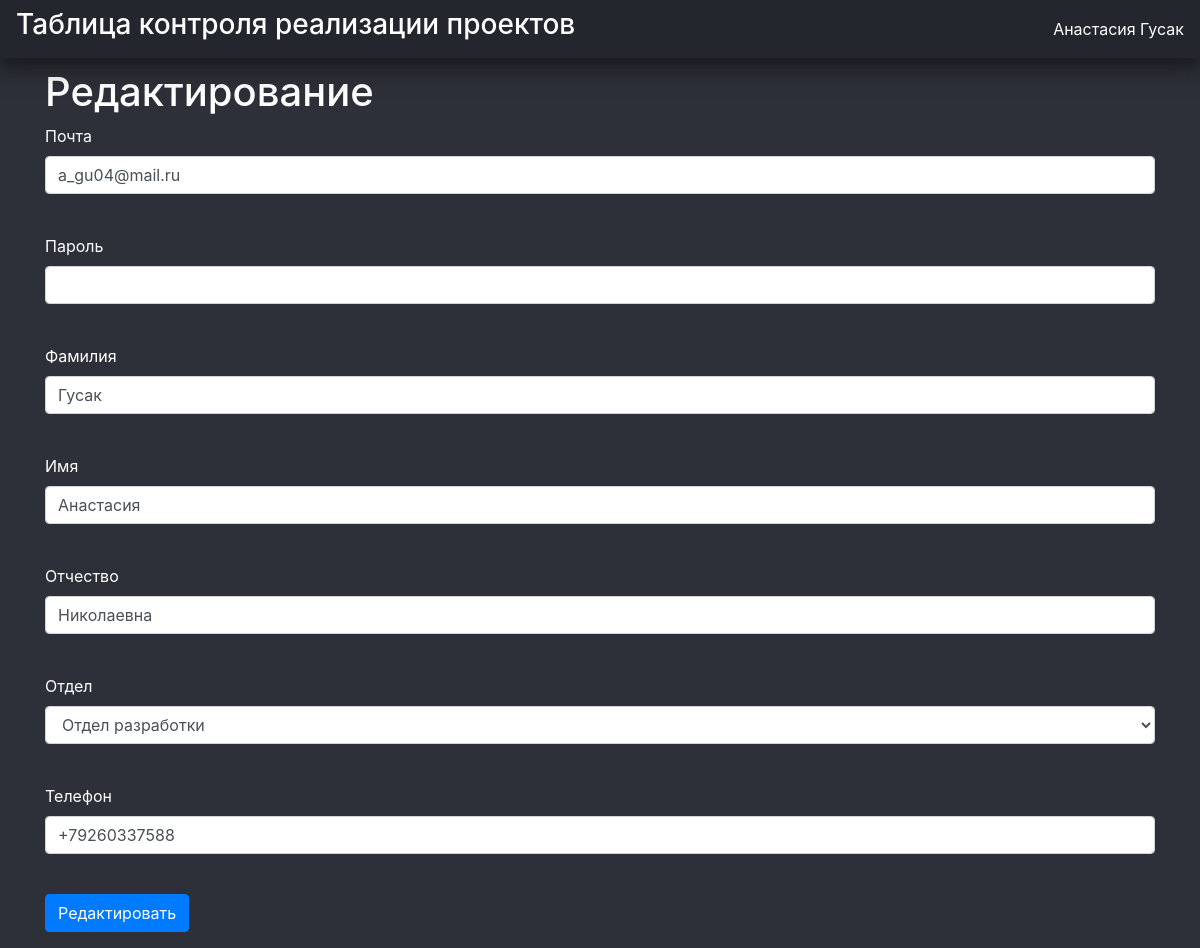
The app's page /edit_profile (signed in) with its own data.
### users.py (models this page shows, shortened)
class User(SqlAlchemyBase, UserMixin):
    __tablename__ = 'users'
    id = sqlalchemy.Column(sqlalchemy.Integer,
                           primary_key=True, autoincrement=True)
    email = sqlalchemy.Column(sqlalchemy.String, unique=True)
    password = sqlalchemy.Column(sqlalchemy.VARCHAR)
    name = sqlalchemy.Column(sqlalchemy.String)
    surname = sqlalchemy.Column(sqlalchemy.String)
    midname = sqlalchemy.Column(sqlalchemy.String)
    name_lower = sqlalchemy.Column(sqlalchemy.String)
    department = sqlalchemy.Column(sqlalchemy.String)
    phone = sqlalchemy.Column(sqlalchemy.String)
    confirmed = sqlalchemy.Column(sqlalchemy.Boolean, default=False)
    admin = sqlalchemy.Column(sqlalchemy.Boolean, default=False)

### main.py (the view, shortened to what this page needs)
@app.route('/edit_profile', methods=['GET', 'POST'])
@check_login
@check_confirmed
def edit_profile():
    form = EditAccForm()
    db_sess = db_session.create_session()
    form.department.choices = [depart.name for depart in db_sess.query(Department)]
    if request.method == "GET":
        form.email.data = current_user.email
        form.name.data = current_user.name
        form.surname.data = current_user.surname
        form.midname.data = current_user.midname
        form.department.data = current_user.department
        form.phone.data = current_user.phone
    return render_template('register.html', form=form, title='Редактирование профиля')

### forms.py
class EditAccForm(FlaskForm):
    email = EmailField('Почта', validators=[DataRequired()])
    password = PasswordField('Пароль',
                             validators=[DataRequired(),
                                         Length(min=10, message='Минимальная длина '
                                                                'пароля 10 символов')])
    name = StringField('Имя', validators=[DataRequired()])
    surname = StringField('Фамилия', validators=[DataRequired()])
    midname = StringField('Отчество', validators=[DataRequired()])
    department = SelectField('Отдел')
    phone = StringField('Телефон', validators=[DataRequired()])
    submit = SubmitField('Редактировать')

### data/db_session.py (called while the page is built)
def create_session() -> Session:
    global __factory
    return __factory()

### main.py (called while the page is built)
def check_login(func):
    @wraps(func)
    def decoration_function(*args, **kwargs):
        if not current_user.is_authenticated:
            return redirect('/login')
        return func(*args, **kwargs)
    return decoration_function

def check_confirmed(func):
    @wraps(func)
    def decorated_function(*args, **kwargs):
        if current_user.confirmed is False:
            return redirect('/unconfirmed')
        return func(*args, **kwargs)
    return decorated_function

@login_manager.user_loader
def load_user(user_id):
    db_sess = db_session.create_session()
    return db_sess.query(User).get(user_id)

### templates/register.html (shortened to what this page needs)
{% extends "base.html" %}
{% block content %}
{% if form.__class__.__name__ == 'RegisterForm' %}
<h1 style="color: #ffffff; margin-top: 10px">Регистрация</h1>
{% elif form.__class__.__name__ == 'EditAccForm' %}
<h1 style="color: #ffffff; margin-top: 10px">Редактирование</h1>
{% endif %}
<form action="" method="post">
    <p style="color: #ffffff;">
        {{ form.email.label }}<br>
        {{ form.email(class="form-control", type="email") }}<br>
    </p>
    <p style="color: #ffffff;">
        {{ form.password.label }}<br>
        {{ form.password(class="form-control", type="password") }}<br>
    </p>
    <p style="color: #ffffff;">
        {{ form.surname.label }}<br>
        {{ form.surname(class="form-control") }}<br>
    </p>
    <p style="color: #ffffff;">
        {{ form.name.label }}<br>
        {{ form.name(class="form-control") }}<br>
    </p>
    <p style="color: #ffffff;">
        {{ form.midname.label }}<br>
        {{ form.midname(class="form-control") }}<br>
    </p>
    <p style="color: #ffffff;">
        {{ form.department.label }}<br>
        {{ form.department(class="form-control") }}<br>
    </p>
    <p style="color: #ffffff;">
        {{ form.phone.label }}<br>
        {{ form.phone(class="form-control") }}<br>
    </p>
    <p>{{ form.submit(type="submit", class="btn btn-primary") }}</p>
</form>
{% endblock %}

### templates/base.html (shortened to what this page needs)
<!DOCTYPE html>
<html lang="en">
<head>
    <link rel="stylesheet" href="https://stackpath.bootstrapcdn.com/bootstrap/4.4.1/css/bootstrap.min.css"
>
    <link rel="stylesheet" type="text/css" href="static/css/style.css" />
</head>
  <body style="background-color: #2d3038;">
    <header>
      <nav class="navbar navbar-dark" style="background-color: #24262d; box-shadow: 0 14px 28px rgba(0,0,0,0.25),
       0 10px 10px rgba(0,0,0,0.22);">
          <h3 style="color: #ffffff;">Таблица контроля реализации проектов</h3>
          {% if current_user.is_authenticated %}
          <a href="/profile" style="color: #ffffff;">{{ current_user.name }} {{ current_user.surname }}</a>
          {% else %}
            <p>
                <a class="btn btn-primary" href="/register">Зарегистрироваться</a>
                <a class="btn btn-success" href="/login">Войти</a>
            </p>
          {% endif %}
      </nav>
    </header>
    <main role="main" class="container">
        {% block content %}{% endblock %}
    </main>
  </body>
</html>

### records on screen
User: name "Анастасия", surname "Гусак", email "a_gu04@mail.ru", midname "Николаевна", department "Отдел разработки", phone "+79260337588"
